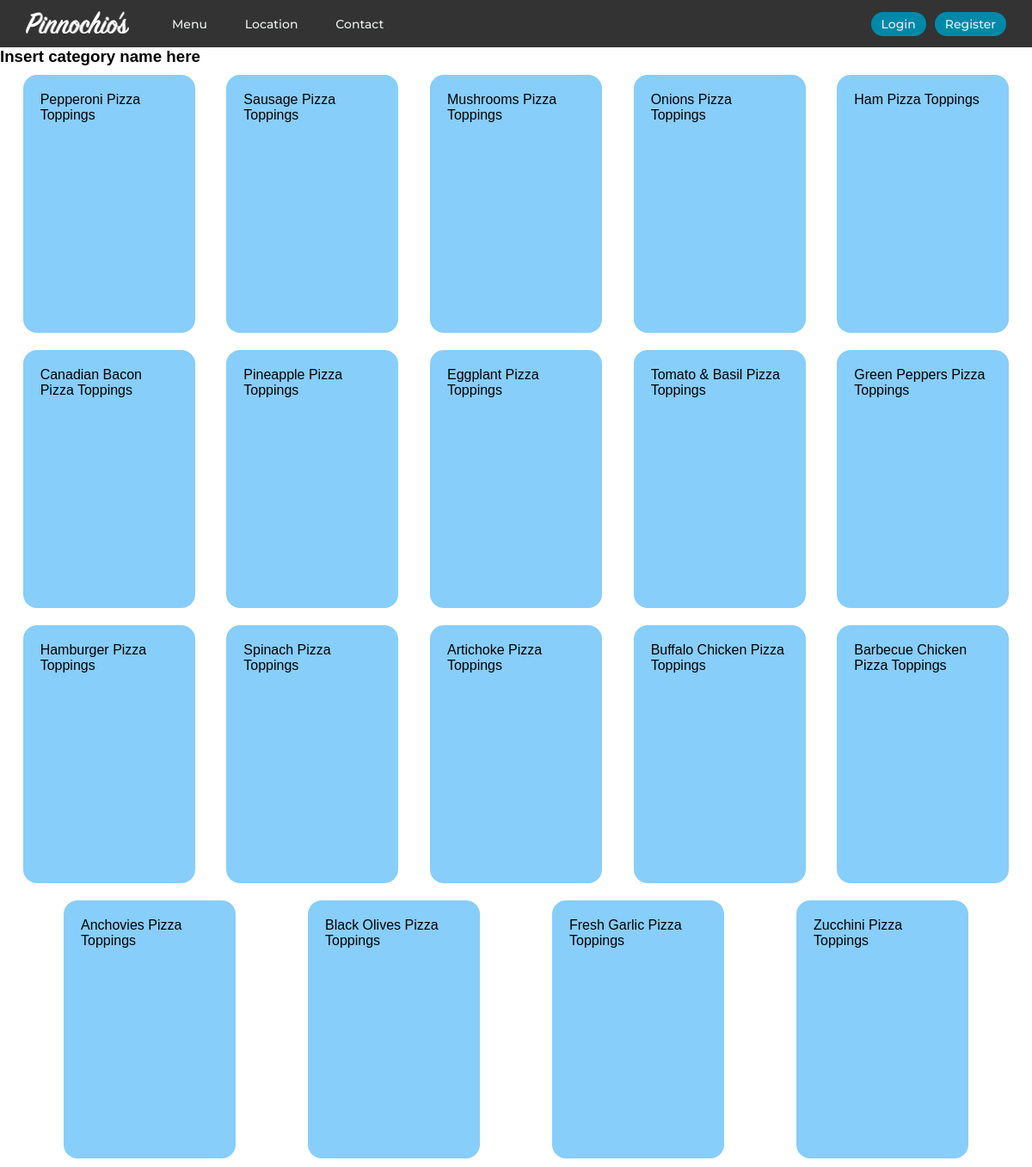
Page /Pizza Toppings on the committed database.
### orders/models.py (models this page shows, shortened)
class Menu_Item(models.Model):
    name = models.CharField(max_length=200)
    description = models.CharField(max_length=200)
    category = models.ForeignKey('Category', blank=False, on_delete=models.CASCADE, related_name="menu_items")
    size = models.ForeignKey('Size', blank=True, null=True, on_delete=models.CASCADE, related_name="menu_items", default='')
    pizza_style = models.ForeignKey('Pizza_Style', blank=True, null=True, on_delete=models.CASCADE, related_name="menu_items", default='')
    price = models.FloatField('Price per item', null=True)
    active = models.BooleanField(default=True)
    def __str__(self):
        if self.size is None and self.pizza_style is None:
            return f"{self.name} {self.category.name}"
        elif self.pizza_style_id is None:
            return f"{self.size.size} {self.name} {self.category.name}"
        else:
            return f"{self.size.size} {self.pizza_style.style} {self.name} {self.category.name}"

class Category(models.Model):
    name = models.CharField(max_length=200)
    menu_heading = models.BooleanField(default=True)
    class Meta:
        verbose_name_plural = "Categories"

### orders/views.py (the view)
# urls.py: path("<str:category_name>", views.category, name="category")
def category(request, category_name):
    context = {
        "menu_items": Menu_Item.objects.filter(category__name=category_name, active=True),
    }
    return render(request, "orders/category.html", context)

### orders/templates/orders/category.html (shortened to what this page needs)
{% extends "orders/base.html" %}
{% block main %}
    <h3>Insert category name here</h3>
    <div class='flex_container'>
        {% for item in menu_items %}
            <div class='flex_child'>
                {{ item }}
            </div>
        {% empty %}
            <div>No menu items</div>
        {% endfor %}
    </div>
{% endblock %}

### orders/static/orders/css/styles.css (style rules this page uses)
* { margin: 0px; padding: 0px; box-sizing: border-box; font-family: Arial, Helvetica, sans-serif; }
.flex_container { display: flex; flex-wrap: wrap; justify-content: space-evenly; }
.flex_child { width: 200px; height: 300px; margin: 10px; padding: 20px; background-color: lightskyblue; border-radius: 1em; }

### rows in the picture
Menu_Item: size+pizza_style+name "Pepperoni Pizza Toppings"
Menu_Item: size+pizza_style+name "Sausage Pizza Toppings"
Menu_Item: size+pizza_style+name "Mushrooms Pizza Toppings"
Menu_Item: size+pizza_style+name "Onions Pizza Toppings"
Menu_Item: size+pizza_style+name "Ham Pizza Toppings"
Menu_Item: size+pizza_style+name "Canadian Bacon Pizza Toppings"
Menu_Item: size+pizza_style+name "Pineapple Pizza Toppings"
Menu_Item: size+pizza_style+name "Eggplant Pizza Toppings"
Menu_Item: size+pizza_style+name "Tomato & Basil Pizza Toppings"
Menu_Item: size+pizza_style+name "Green Peppers Pizza Toppings"
Menu_Item: size+pizza_style+name "Hamburger Pizza Toppings"
Menu_Item: size+pizza_style+name "Spinach Pizza Toppings"
Menu_Item: size+pizza_style+name "Artichoke Pizza Toppings"
Menu_Item: size+pizza_style+name "Buffalo Chicken Pizza Toppings"
Menu_Item: size+pizza_style+name "Barbecue Chicken Pizza Toppings"
Menu_Item: size+pizza_style+name "Anchovies Pizza Toppings"
Menu_Item: size+pizza_style+name "Black Olives Pizza Toppings"
Menu_Item: size+pizza_style+name "Fresh Garlic Pizza Toppings"
Menu_Item: size+pizza_style+name "Zucchini Pizza Toppings"
